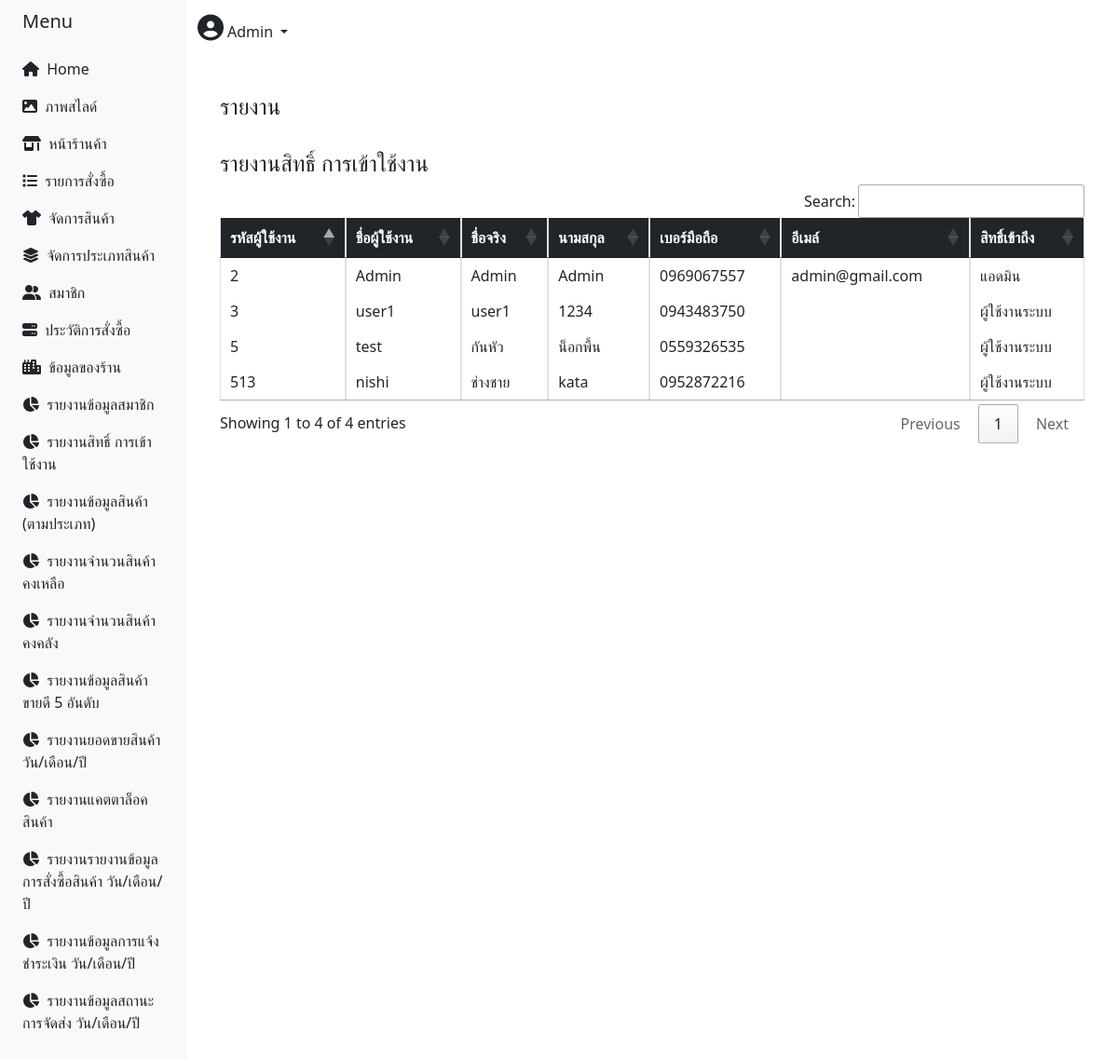
The app's page /admin/index_admin.php?p=report_perm (signed in) with its own data.
### tables this page shows
CREATE TABLE `user` (
  `ID` int(11) NOT NULL,
  `Username` varchar(50) NOT NULL,
  `Password` varchar(100) NOT NULL,
  `Firstname` varchar(100) NOT NULL,
  `Lastname` varchar(100) NOT NULL,
  `Tel` varchar(10) NOT NULL,
  `email` varchar(255) NOT NULL,
  `Add_user` varchar(30) NOT NULL,
  `Userlevel` int(1) NOT NULL
);

### admin/report_perm.php (the view, shortened to what this page needs)
<?php
require_once("../config/server.php");
$sql = "SELECT * FROM `user` where `Userlevel`";
$result1 = mysqli_query($conn, $sql);
?>
<head>
    <link rel="stylesheet" type="text/css" href="https://cdn.datatables.net/1.11.3/css/jquery.dataTables.css">
</head>
<?php
if (empty($_SESSION["ID"]) || $_SESSION["Userlevel"] != 1) {
    echo "<script>
    alert('โปรดเข้าสู่ระบบ  ');
    window.location.replace('../login.php');
    </script>";
} else { ?>
    <div class="content-wrapper">
        <section class="content">
            <div class="container-fluid">
                <div class="row">
                    <h4 class="mr-4 mt-4">รายงาน </h4>
                </div>
                <div class="row">
                    <div class="col-12" style="overflow-x:auto">
                        <h4 class="mr-4 mt-4">รายงานสิทธิ์ การเข้าใช้งาน</h4>
                        <table id="report3" class="table table-bordered table-hover" style="overflow-x:auto">
                            <thead class="bg-dark text-white">
                                <th>รหัสผู้ใช้งาน</th>
                                <th>ชื่อผู้ใช้งาน</th>
                                <th>ชื่อจริง</th>
                                <th>นามสกุล</th>
                                <th>เบอร์มือถือ</th>
                                <th>อีเมล์</th>
                                <th>สิทธิ์เข้าถึง</th>
                            </thead>
                            <tbody>
                                <?php
                                while ($row = mysqli_fetch_array($result1)) {
                                    echo "<tr>";
                                    echo "<td> {$row['ID']} </td>";
                                    echo "<td> {$row['Username']} </td>";
                                    echo "<td> {$row['Firstname']} </td>";
                                    echo "<td> {$row['Lastname']} </td>";
                                    echo "<td> {$row['Tel']} </td>";
                                    echo "<td> {$row['email']} </td>";
                                    if ($row["Userlevel"] == "1") {
                                        echo "<td>แอดมิน</td>";
                                    } else if ($row["Userlevel"] == "2") {
                                        echo "<td>ผู้ใช้งานระบบ</td>";
                                    }
                                    echo "</tr>";
                                }
                                ?>
                            </tbody>
                        </table>
                    </div>
                </div>
            </div>
        </section>
    </div>
<?php } ?>

### admin/index_admin.php (style rules this page uses)
body { min-height: 100vh; overflow-x: hidden; font-family: 'Noto Sans Thai', sans-serif; }

### admin/nav_menu.php (style rules this page uses)
body { min-height: 100vh; overflow-x: hidden; font-family: 'Noto Sans Thai', sans-serif; }

### records on screen
user: ID "2", Username "Admin", Firstname "Admin", Lastname "Admin", Tel "0969067557", email "admin@gmail.com", Userlevel "แอดมิน"
user: ID "3", Username "user1", Firstname "user1", Lastname "1234", Tel "0943483750", Userlevel "ผู้ใช้งานระบบ"
user: ID "5", Username "test", Firstname "กันหัว", Lastname "น็อกพื้น", Tel "0559326535", Userlevel "ผู้ใช้งานระบบ"
user: ID "513", Username "nishi", Firstname "ช่างชาย", Lastname "kata", Tel "0952872216", Userlevel "ผู้ใช้งานระบบ"

### other values on screen
$_SESSION['Username'] "Admin"
